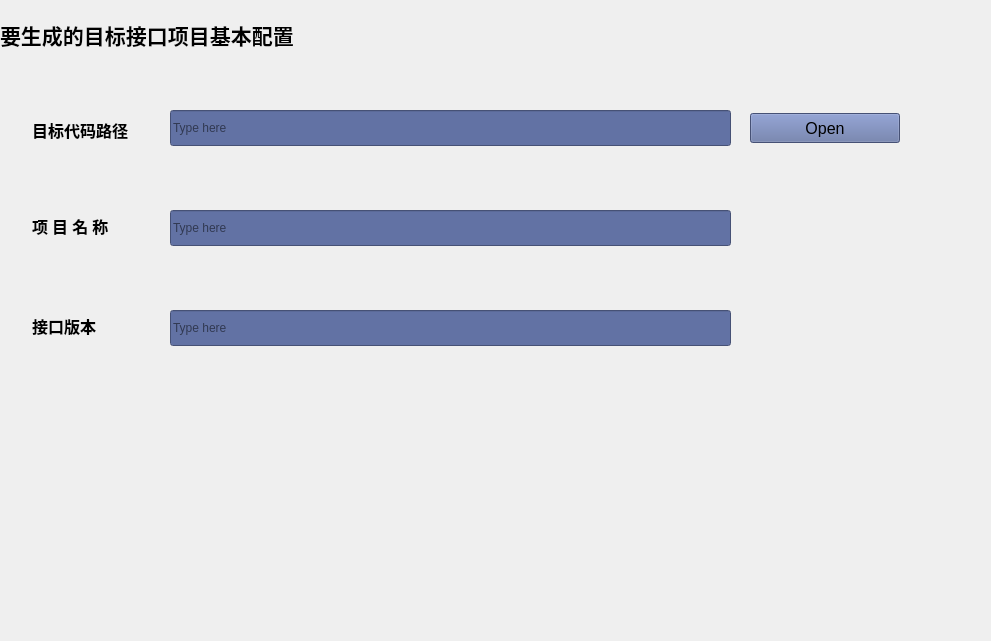
          <widget class="QWidget" name="scrollAreaWidgetContents_23">
           <property name="geometry">
            <rect>
             <x>0</x>
             <y>0</y>
             <width>991</width>
             <height>641</height>
            </rect>
           </property>
           <widget class="QLabel" name="label_54">
            <property name="geometry">
             <rect>
              <x>32</x>
              <y>210</y>
              <width>111</width>
              <height>31</height>
             </rect>
            </property>
            <property name="font">
             <font>
              <family>Microsoft YaHei</family>
              <pointsize>12</pointsize>
              <bold>true</bold>
             </font>
            </property>
            <property name="text">
             <string>项 目 名 称</string>
            </property>
           </widget>
           <widget class="QLabel" name="label_55">
            <property name="geometry">
             <rect>
              <x>32</x>
              <y>120</y>
              <width>131</width>
              <height>20</height>
             </rect>
            </property>
            <property name="font">
             <font>
              <family>Microsoft YaHei</family>
              <pointsize>12</pointsize>
              <bold>true</bold>
             </font>
            </property>
            <property name="text">
             <string>目标代码路径</string>
            </property>
           </widget>
           <widget class="QLabel" name="label_56">
            <property name="geometry">
             <rect>
              <x>32</x>
              <y>310</y>
              <width>91</width>
              <height>31</height>
             </rect>
            </property>
            <property name="font">
             <font>
              <family>Microsoft YaHei</family>
              <pointsize>12</pointsize>
              <bold>true</bold>
             </font>
            </property>
            <property name="text">
             <string>接口版本</string>
            </property>
           </widget>
           <widget class="QLabel" name="label_57">
            <property name="geometry">
             <rect>
              <x>0</x>
              <y>0</y>
              <width>431</width>
              <height>71</height>
             </rect>
            </property>
            <property name="font">
             <font>
              <family>Microsoft YaHei</family>
              <pointsize>12</pointsize>
              <bold>true</bold>
             </font>
            </property>
            <property name="text">
             <string>&lt;html&gt;&lt;head/&gt;&lt;body&gt;&lt;p&gt;&lt;span style=&quot; font-size:16pt;&quot;&gt;要生成的目标接口项目基本配置&lt;/span&gt;&lt;/p&gt;&lt;/body&gt;&lt;/html&gt;</string>
            </property>
           </widget>
           <widget class="QPushButton" name="toolButton_file">
            <property name="geometry">
             <rect>
              <x>750</x>
              <y>113</y>
              <width>150</width>
              <height>30</height>
             </rect>
            </property>
            <property name="minimumSize">
             <size>
              <width>150</width>
              <height>30</height>
             </size>
            </property>
            <property name="font">
             <font>
              <family>Segoe UI</family>
              <pointsize>12</pointsize>
              <italic>false</italic>
              <bold>false</bold>
             </font>
            </property>
            <property name="cursor">
             <cursorShape>PointingHandCursor</cursorShape>
            </property>
            <property name="styleSheet">
             <string notr="true">background-color: #6272a4;</string>
            </property>
            <property name="text">
             <string>Open</string>
            </property>
            <property name="icon">
             <iconset resource="../../../../template/Modern_GUI_PyDracula_PySide6_or_PyQt6/resources.qrc">
              <normaloff>:/icons/images/icons/cil-folder-open.png</normaloff>:/icons/images/icons/cil-folder-open.png</iconset>
            </property>
           </widget>
           <widget class="QLineEdit" name="lineEdit_10">
            <property name="geometry">
             <rect>
              <x>170</x>
              <y>310</y>
              <width>561</width>
              <height>36</height>
             </rect>
            </property>
            <property name="minimumSize">
             <size>
              <width>0</width>
              <height>30</height>
             </size>
            </property>
            <property name="styleSheet">
             <string notr="true">background-color: #6272a4;</string>
            </property>
            <property name="text">
             <string/>
            </property>
            <property name="placeholderText">
             <string>Type here</string>
            </property>
           </widget>
           <widget class="QLineEdit" name="lineEdit_11">
            <property name="geometry">
             <rect>
              <x>170</x>
              <y>110</y>
              <width>561</width>
              <height>36</height>
             </rect>
            </property>
            <property name="minimumSize">
             <size>
              <width>0</width>
              <height>30</height>
             </size>
            </property>
            <property name="styleSheet">
             <string notr="true">background-color: #6272a4;</string>
            </property>
            <property name="text">
             <string/>
            </property>
            <property name="placeholderText">
             <string>Type here</string>
            </property>
           </widget>
           <widget class="QLineEdit" name="lineEdit_12">
            <property name="geometry">
             <rect>
              <x>170</x>
              <y>210</y>
              <width>561</width>
              <height>36</height>
             </rect>
            </property>
            <property name="minimumSize">
             <size>
              <width>0</width>
              <height>30</height>
             </size>
            </property>
            <property name="styleSheet">
             <string notr="true">background-color: #6272a4;</string>
            </property>
            <property name="text">
             <string/>
            </property>
            <property name="placeholderText">
             <string>Type here</string>
            </property>
           </widget>
          </widget>
